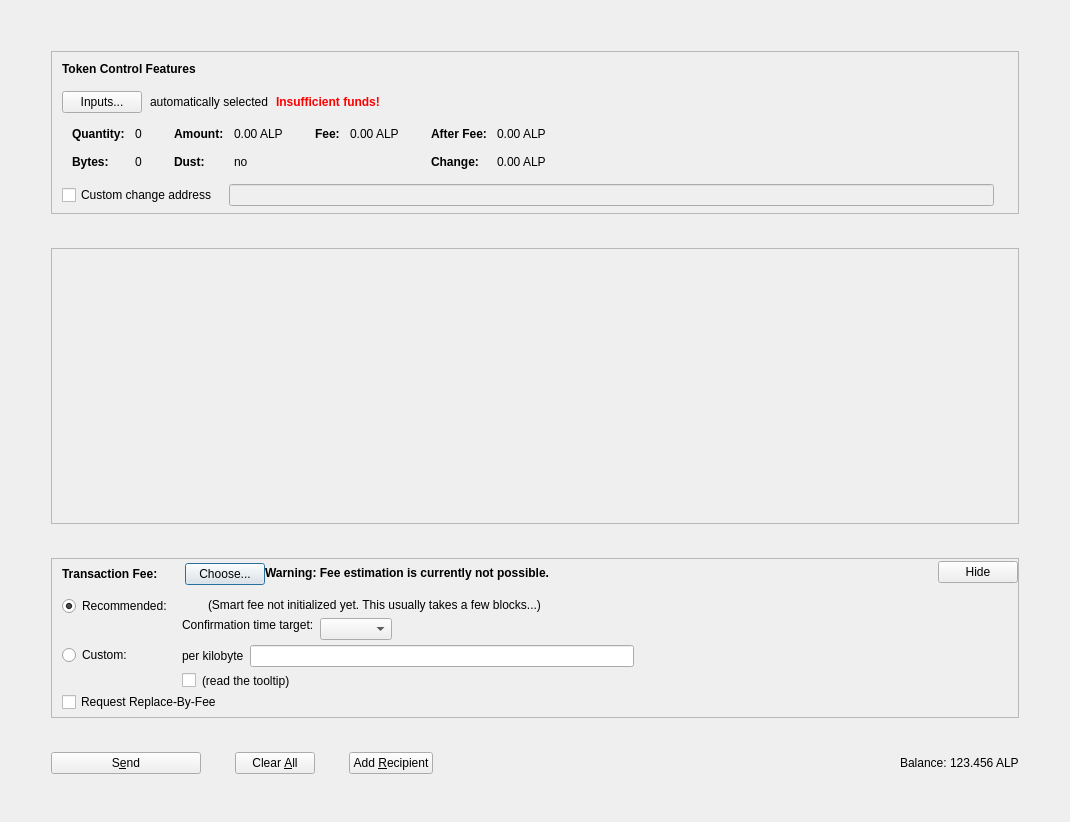
<?xml version="1.0" encoding="UTF-8"?>
<ui version="4.0">
 <class>TokensDialog</class>
 <widget class="QDialog" name="TokensDialog">
  <property name="geometry">
   <rect>
    <x>0</x>
    <y>0</y>
    <width>1070</width>
    <height>822</height>
   </rect>
  </property>
  <property name="windowTitle">
   <string>Send Coins</string>
  </property>
  <layout class="QVBoxLayout" name="verticalLayout" stretch="0">
   <property name="bottomMargin">
    <number>8</number>
   </property>
   <item>
    <layout class="QVBoxLayout" name="verticalLayout_3">
     <property name="spacing">
      <number>34</number>
     </property>
     <property name="leftMargin">
      <number>40</number>
     </property>
     <property name="topMargin">
      <number>40</number>
     </property>
     <property name="rightMargin">
      <number>40</number>
     </property>
     <property name="bottomMargin">
      <number>40</number>
     </property>
     <item>
      <widget class="QFrame" name="frameTokenControl">
       <property name="sizePolicy">
        <sizepolicy hsizetype="Expanding" vsizetype="Fixed">
         <horstretch>0</horstretch>
         <verstretch>0</verstretch>
        </sizepolicy>
       </property>
       <property name="maximumSize">
        <size>
         <width>16777215</width>
         <height>16777215</height>
        </size>
       </property>
       <property name="frameShape">
        <enum>QFrame::StyledPanel</enum>
       </property>
       <property name="frameShadow">
        <enum>QFrame::Sunken</enum>
       </property>
       <layout class="QVBoxLayout" name="verticalLayoutTokenControl2">
        <property name="spacing">
         <number>0</number>
        </property>
        <property name="leftMargin">
         <number>0</number>
        </property>
        <property name="topMargin">
         <number>0</number>
        </property>
        <property name="rightMargin">
         <number>0</number>
        </property>
        <property name="bottomMargin">
         <number>6</number>
        </property>
        <item>
         <layout class="QVBoxLayout" name="verticalLayoutTokenControl" stretch="0,0,0,0,1">
          <property name="spacing">
           <number>0</number>
          </property>
          <property name="leftMargin">
           <number>10</number>
          </property>
          <property name="topMargin">
           <number>10</number>
          </property>
          <item>
           <layout class="QHBoxLayout" name="horizontalLayoutTokenControl1">
            <property name="bottomMargin">
             <number>15</number>
            </property>
            <item>
             <widget class="QLabel" name="labelTokenControlFeatures">
              <property name="sizePolicy">
               <sizepolicy hsizetype="Preferred" vsizetype="Maximum">
                <horstretch>0</horstretch>
                <verstretch>0</verstretch>
               </sizepolicy>
              </property>
              <property name="font">
               <font>
                <weight>75</weight>
                <bold>true</bold>
               </font>
              </property>
              <property name="styleSheet">
               <string notr="true">font-weight:bold;</string>
              </property>
              <property name="text">
               <string>Token Control Features</string>
              </property>
             </widget>
            </item>
           </layout>
          </item>
          <item>
           <layout class="QHBoxLayout" name="horizontalLayoutTokenControl2" stretch="0,0,0,0">
            <property name="spacing">
             <number>8</number>
            </property>
            <property name="bottomMargin">
             <number>10</number>
            </property>
            <item>
             <widget class="QPushButton" name="pushButtonTokenControl">
              <property name="styleSheet">
               <string notr="true"/>
              </property>
              <property name="text">
               <string>Inputs...</string>
              </property>
              <property name="autoDefault">
               <bool>false</bool>
              </property>
             </widget>
            </item>
            <item>
             <widget class="QLabel" name="labelTokenControlAutomaticallySelected">
              <property name="text">
               <string>automatically selected</string>
              </property>
              <property name="margin">
               <number>5</number>
              </property>
             </widget>
            </item>
            <item>
             <widget class="QLabel" name="labelTokenControlInsuffFunds">
              <property name="font">
               <font>
                <weight>75</weight>
                <bold>true</bold>
               </font>
              </property>
              <property name="styleSheet">
               <string notr="true">color:red;font-weight:bold;</string>
              </property>
              <property name="text">
               <string>Insufficient funds!</string>
              </property>
              <property name="margin">
               <number>5</number>
              </property>
             </widget>
            </item>
            <item>
             <spacer name="horizontalSpacerTokenControl">
              <property name="orientation">
               <enum>Qt::Horizontal</enum>
              </property>
              <property name="sizeHint" stdset="0">
               <size>
                <width>40</width>
                <height>1</height>
               </size>
              </property>
             </spacer>
            </item>
           </layout>
          </item>
          <item>
           <widget class="QWidget" name="widgetTokenControl" native="true">
            <property name="sizePolicy">
             <sizepolicy hsizetype="Preferred" vsizetype="Preferred">
              <horstretch>0</horstretch>
              <verstretch>0</verstretch>
             </sizepolicy>
            </property>
            <property name="minimumSize">
             <size>
              <width>0</width>
              <height>0</height>
             </size>
            </property>
            <property name="styleSheet">
             <string notr="true"/>
            </property>
            <layout class="QHBoxLayout" name="horizontalLayoutTokenControl5">
             <property name="leftMargin">
              <number>0</number>
             </property>
             <property name="topMargin">
              <number>0</number>
             </property>
             <property name="rightMargin">
              <number>0</number>
             </property>
             <property name="bottomMargin">
              <number>0</number>
             </property>
             <item>
              <layout class="QHBoxLayout" name="horizontalLayoutTokenControl3" stretch="0,0,0,1">
               <property name="spacing">
                <number>20</number>
               </property>
               <property name="topMargin">
                <number>0</number>
               </property>
               <property name="bottomMargin">
                <number>10</number>
               </property>
               <item>
                <layout class="QFormLayout" name="formLayoutTokenControl1">
                 <property name="horizontalSpacing">
                  <number>10</number>
                 </property>
                 <property name="verticalSpacing">
                  <number>14</number>
                 </property>
                 <property name="leftMargin">
                  <number>10</number>
                 </property>
                 <property name="topMargin">
                  <number>4</number>
                 </property>
                 <property name="rightMargin">
                  <number>6</number>
                 </property>
                 <item row="0" column="0">
                  <widget class="QLabel" name="labelTokenControlQuantityText">
                   <property name="font">
                    <font>
                     <weight>75</weight>
                     <bold>true</bold>
                    </font>
                   </property>
                   <property name="text">
                    <string>Quantity:</string>
                   </property>
                   <property name="margin">
                    <number>0</number>
                   </property>
                  </widget>
                 </item>
                 <item row="0" column="1">
                  <widget class="QLabel" name="labelTokenControlQuantity">
                   <property name="cursor">
                    <cursorShape>IBeamCursor</cursorShape>
                   </property>
                   <property name="contextMenuPolicy">
                    <enum>Qt::ActionsContextMenu</enum>
                   </property>
                   <property name="text">
                    <string notr="true">0</string>
                   </property>
                   <property name="margin">
                    <number>0</number>
                   </property>
                   <property name="textInteractionFlags">
                    <set>Qt::LinksAccessibleByMouse|Qt::TextSelectableByKeyboard|Qt::TextSelectableByMouse</set>
                   </property>
                  </widget>
                 </item>
                 <item row="1" column="0">
                  <widget class="QLabel" name="labelTokenControlBytesText">
                   <property name="font">
                    <font>
                     <weight>75</weight>
                     <bold>true</bold>
                    </font>
                   </property>
                   <property name="text">
                    <string>Bytes:</string>
                   </property>
                  </widget>
                 </item>
                 <item row="1" column="1">
                  <widget class="QLabel" name="labelTokenControlBytes">
                   <property name="cursor">
                    <cursorShape>IBeamCursor</cursorShape>
                   </property>
                   <property name="contextMenuPolicy">
                    <enum>Qt::ActionsContextMenu</enum>
                   </property>
                   <property name="text">
                    <string notr="true">0</string>
                   </property>
                   <property name="textInteractionFlags">
                    <set>Qt::LinksAccessibleByMouse|Qt::TextSelectableByKeyboard|Qt::TextSelectableByMouse</set>
                   </property>
                  </widget>
                 </item>
                </layout>
               </item>
               <item>
                <layout class="QFormLayout" name="formLayoutTokenControl2">
                 <property name="horizontalSpacing">
                  <number>10</number>
                 </property>
                 <property name="verticalSpacing">
                  <number>14</number>
                 </property>
                 <property name="leftMargin">
                  <number>6</number>
                 </property>
                 <property name="topMargin">
                  <number>4</number>
                 </property>
                 <property name="rightMargin">
                  <number>6</number>
                 </property>
                 <item row="0" column="0">
                  <widget class="QLabel" name="labelTokenControlAmountText">
                   <property name="font">
                    <font>
                     <weight>75</weight>
                     <bold>true</bold>
                    </font>
                   </property>
                   <property name="text">
                    <string>Amount:</string>
                   </property>
                   <property name="margin">
                    <number>0</number>
                   </property>
                  </widget>
                 </item>
                 <item row="0" column="1">
                  <widget class="QLabel" name="labelTokenControlAmount">
                   <property name="cursor">
                    <cursorShape>IBeamCursor</cursorShape>
                   </property>
                   <property name="contextMenuPolicy">
                    <enum>Qt::ActionsContextMenu</enum>
                   </property>
                   <property name="text">
                    <string notr="true">0.00 ALP</string>
                   </property>
                   <property name="textInteractionFlags">
                    <set>Qt::LinksAccessibleByMouse|Qt::TextSelectableByKeyboard|Qt::TextSelectableByMouse</set>
                   </property>
                  </widget>
                 </item>
                 <item row="1" column="0">
                  <widget class="QLabel" name="labelTokenControlLowOutputText">
                   <property name="font">
                    <font>
                     <weight>75</weight>
                     <bold>true</bold>
                    </font>
                   </property>
                   <property name="text">
                    <string>Dust:</string>
                   </property>
                  </widget>
                 </item>
                 <item row="1" column="1">
                  <widget class="QLabel" name="labelTokenControlLowOutput">
                   <property name="cursor">
                    <cursorShape>IBeamCursor</cursorShape>
                   </property>
                   <property name="contextMenuPolicy">
                    <enum>Qt::ActionsContextMenu</enum>
                   </property>
                   <property name="text">
                    <string notr="true">no</string>
                   </property>
                   <property name="textInteractionFlags">
                    <set>Qt::LinksAccessibleByMouse|Qt::TextSelectableByKeyboard|Qt::TextSelectableByMouse</set>
                   </property>
                  </widget>
                 </item>
                </layout>
               </item>
               <item>
                <layout class="QFormLayout" name="formLayoutTokenControl3">
                 <property name="horizontalSpacing">
                  <number>10</number>
                 </property>
                 <property name="verticalSpacing">
                  <number>14</number>
                 </property>
                 <property name="leftMargin">
                  <number>6</number>
                 </property>
                 <property name="topMargin">
                  <number>4</number>
                 </property>
                 <property name="rightMargin">
                  <number>6</number>
                 </property>
                 <item row="0" column="0">
                  <widget class="QLabel" name="labelTokenControlFeeText">
                   <property name="font">
                    <font>
                     <weight>75</weight>
                     <bold>true</bold>
                    </font>
                   </property>
                   <property name="text">
                    <string>Fee:</string>
                   </property>
                   <property name="margin">
                    <number>0</number>
                   </property>
                  </widget>
                 </item>
                 <item row="0" column="1">
                  <widget class="QLabel" name="labelTokenControlFee">
                   <property name="cursor">
                    <cursorShape>IBeamCursor</cursorShape>
                   </property>
                   <property name="contextMenuPolicy">
                    <enum>Qt::ActionsContextMenu</enum>
                   </property>
                   <property name="text">
                    <string notr="true">0.00 ALP</string>
                   </property>
                   <property name="textInteractionFlags">
                    <set>Qt::LinksAccessibleByMouse|Qt::TextSelectableByKeyboard|Qt::TextSelectableByMouse</set>
                   </property>
                  </widget>
                 </item>
                </layout>
               </item>
               <item>
                <layout class="QFormLayout" name="formLayoutTokenControl4">
                 <property name="horizontalSpacing">
                  <number>10</number>
                 </property>
                 <property name="verticalSpacing">
                  <number>14</number>
                 </property>
                 <property name="leftMargin">
                  <number>6</number>
                 </property>
                 <property name="topMargin">
                  <number>4</number>
                 </property>
                 <property name="rightMargin">
                  <number>6</number>
                 </property>
                 <item row="0" column="0">
                  <widget class="QLabel" name="labelTokenControlAfterFeeText">
                   <property name="font">
                    <font>
                     <weight>75</weight>
                     <bold>true</bold>
                    </font>
                   </property>
                   <property name="text">
                    <string>After Fee:</string>
                   </property>
                   <property name="margin">
                    <number>0</number>
                   </property>
                  </widget>
                 </item>
                 <item row="0" column="1">
                  <widget class="QLabel" name="labelTokenControlAfterFee">
                   <property name="cursor">
                    <cursorShape>IBeamCursor</cursorShape>
                   </property>
                   <property name="contextMenuPolicy">
                    <enum>Qt::ActionsContextMenu</enum>
                   </property>
                   <property name="text">
                    <string notr="true">0.00 ALP</string>
                   </property>
                   <property name="textInteractionFlags">
                    <set>Qt::LinksAccessibleByMouse|Qt::TextSelectableByKeyboard|Qt::TextSelectableByMouse</set>
                   </property>
                  </widget>
                 </item>
                 <item row="1" column="0">
                  <widget class="QLabel" name="labelTokenControlChangeText">
                   <property name="font">
                    <font>
                     <weight>75</weight>
                     <bold>true</bold>
                    </font>
                   </property>
                   <property name="text">
                    <string>Change:</string>
                   </property>
                  </widget>
                 </item>
                 <item row="1" column="1">
                  <widget class="QLabel" name="labelTokenControlChange">
                   <property name="cursor">
                    <cursorShape>IBeamCursor</cursorShape>
                   </property>
                   <property name="contextMenuPolicy">
                    <enum>Qt::ActionsContextMenu</enum>
                   </property>
                   <property name="text">
                    <string notr="true">0.00 ALP</string>
                   </property>
                   <property name="textInteractionFlags">
                    <set>Qt::LinksAccessibleByMouse|Qt::TextSelectableByKeyboard|Qt::TextSelectableByMouse</set>
                   </property>
                  </widget>
                 </item>
                </layout>
               </item>
              </layout>
             </item>
            </layout>
           </widget>
          </item>
          <item>
           <layout class="QHBoxLayout" name="horizontalLayoutTokenControl4" stretch="0,0,0">
            <property name="spacing">
             <number>12</number>
            </property>
            <property name="sizeConstraint">
             <enum>QLayout::SetDefaultConstraint</enum>
            </property>
            <property name="topMargin">
             <number>5</number>
            </property>
            <property name="rightMargin">
             <number>5</number>
            </property>
            <item>
             <widget class="QCheckBox" name="checkBoxTokenControlChange">
              <property name="toolTip">
               <string>If this is activated, but the change address is empty or invalid, change will be sent to a newly generated address.</string>
              </property>
              <property name="text">
               <string>Custom change address</string>
              </property>
             </widget>
            </item>
            <item>
             <widget class="QValidatedLineEdit" name="lineEditTokenControlChange">
              <property name="enabled">
               <bool>false</bool>
              </property>
              <property name="sizePolicy">
               <sizepolicy hsizetype="Expanding" vsizetype="Fixed">
                <horstretch>0</horstretch>
                <verstretch>0</verstretch>
               </sizepolicy>
              </property>
             </widget>
            </item>
            <item>
             <widget class="QLabel" name="labelTokenControlChangeLabel">
              <property name="sizePolicy">
               <sizepolicy hsizetype="Preferred" vsizetype="Expanding">
                <horstretch>0</horstretch>
                <verstretch>0</verstretch>
               </sizepolicy>
              </property>
              <property name="minimumSize">
               <size>
                <width>0</width>
                <height>0</height>
               </size>
              </property>
              <property name="text">
               <string/>
              </property>
              <property name="margin">
               <number>3</number>
              </property>
             </widget>
            </item>
           </layout>
          </item>
          <item>
           <spacer name="verticalSpacerTokenControl">
            <property name="orientation">
             <enum>Qt::Vertical</enum>
            </property>
            <property name="sizeHint" stdset="0">
             <size>
              <width>800</width>
              <height>1</height>
             </size>
            </property>
           </spacer>
          </item>
         </layout>
        </item>
       </layout>
      </widget>
     </item>
     <item>
      <widget class="QScrollArea" name="scrollArea">
       <property name="widgetResizable">
        <bool>true</bool>
       </property>
       <widget class="QWidget" name="scrollAreaWidgetContents">
        <property name="geometry">
         <rect>
          <x>0</x>
          <y>0</y>
          <width>964</width>
          <height>165</height>
         </rect>
        </property>
        <layout class="QVBoxLayout" name="verticalLayout_2" stretch="0,1">
         <property name="leftMargin">
          <number>0</number>
         </property>
         <property name="topMargin">
          <number>0</number>
         </property>
         <property name="rightMargin">
          <number>0</number>
         </property>
         <property name="bottomMargin">
          <number>0</number>
         </property>
         <item>
          <layout class="QVBoxLayout" name="entries">
           <property name="spacing">
            <number>6</number>
           </property>
          </layout>
         </item>
         <item>
          <spacer name="verticalSpacer">
           <property name="orientation">
            <enum>Qt::Vertical</enum>
           </property>
           <property name="sizeHint" stdset="0">
            <size>
             <width>20</width>
             <height>40</height>
            </size>
           </property>
          </spacer>
         </item>
        </layout>
       </widget>
      </widget>
     </item>
     <item>
      <widget class="QFrame" name="frameFee">
       <property name="sizePolicy">
        <sizepolicy hsizetype="Expanding" vsizetype="Fixed">
         <horstretch>0</horstretch>
         <verstretch>0</verstretch>
        </sizepolicy>
       </property>
       <property name="maximumSize">
        <size>
         <width>16777215</width>
         <height>16777215</height>
        </size>
       </property>
       <property name="frameShape">
        <enum>QFrame::StyledPanel</enum>
       </property>
       <property name="frameShadow">
        <enum>QFrame::Sunken</enum>
       </property>
       <layout class="QVBoxLayout" name="verticalLayoutFee1">
        <property name="spacing">
         <number>0</number>
        </property>
        <property name="leftMargin">
         <number>0</number>
        </property>
        <property name="topMargin">
         <number>0</number>
        </property>
        <property name="rightMargin">
         <number>0</number>
        </property>
        <property name="bottomMargin">
         <number>0</number>
        </property>
        <item>
         <layout class="QVBoxLayout" name="verticalLayoutFee2" stretch="0,0,0">
          <property name="spacing">
           <number>0</number>
          </property>
          <property name="leftMargin">
           <number>10</number>
          </property>
          <property name="topMargin">
           <number>0</number>
          </property>
          <item>
           <layout class="QHBoxLayout" name="horizontalLayoutFee1">
            <property name="bottomMargin">
             <number>0</number>
            </property>
            <item>
             <layout class="QVBoxLayout" name="verticalLayoutFee7">
              <property name="spacing">
               <number>0</number>
              </property>
              <item>
               <spacer name="verticalSpacerSmartFee">
                <property name="orientation">
                 <enum>Qt::Vertical</enum>
                </property>
                <property name="sizeType">
                 <enum>QSizePolicy::Fixed</enum>
                </property>
                <property name="sizeHint" stdset="0">
                 <size>
                  <width>1</width>
                  <height>4</height>
                 </size>
                </property>
               </spacer>
              </item>
              <item>
               <layout class="QHBoxLayout" name="horizontalLayoutSmartFee">
                <property name="spacing">
                 <number>10</number>
                </property>
                <item>
                 <widget class="QLabel" name="labelFeeHeadline">
                  <property name="sizePolicy">
                   <sizepolicy hsizetype="Preferred" vsizetype="Maximum">
                    <horstretch>0</horstretch>
                    <verstretch>0</verstretch>
                   </sizepolicy>
                  </property>
                  <property name="font">
                   <font>
                    <weight>75</weight>
                    <bold>true</bold>
                   </font>
                  </property>
                  <property name="styleSheet">
                   <string notr="true">font-weight:bold;</string>
                  </property>
                  <property name="text">
                   <string>Transaction Fee:</string>
                  </property>
                 </widget>
                </item>
                <item>
                 <widget class="QLabel" name="labelFeeMinimized">
                  <property name="text">
                   <string/>
                  </property>
                 </widget>
                </item>
                <item>
                 <widget class="QPushButton" name="buttonChooseFee">
                  <property name="text">
                   <string>Choose...</string>
                  </property>
                 </widget>
                </item>
               </layout>
              </item>
              <item>
               <spacer name="verticalSpacer_5">
                <property name="orientation">
                 <enum>Qt::Vertical</enum>
                </property>
                <property name="sizeHint" stdset="0">
                 <size>
                  <width>1</width>
                  <height>1</height>
                 </size>
                </property>
               </spacer>
              </item>
             </layout>
            </item>
            <item>
             <widget class="QLabel" name="fallbackFeeWarningLabel">
              <property name="font">
               <font>
                <weight>75</weight>
                <bold>true</bold>
               </font>
              </property>
              <property name="toolTip">
               <string>Using the fallbackfee can result in sending a transaction that will take several hours or days (or never) to confirm. Consider choosing your fee manually or wait until you have validated the complete chain.</string>
              </property>
              <property name="text">
               <string>Warning: Fee estimation is currently not possible.</string>
              </property>
              <property name="wordWrap">
               <bool>false</bool>
              </property>
             </widget>
            </item>
            <item>
             <spacer name="horizontalSpacer_4">
              <property name="orientation">
               <enum>Qt::Horizontal</enum>
              </property>
              <property name="sizeType">
               <enum>QSizePolicy::MinimumExpanding</enum>
              </property>
              <property name="sizeHint" stdset="0">
               <size>
                <width>40</width>
                <height>20</height>
               </size>
              </property>
             </spacer>
            </item>
            <item>
             <widget class="QPushButton" name="buttonMinimizeFee">
              <property name="toolTip">
               <string>collapse fee-settings</string>
              </property>
              <property name="text">
               <string>Hide</string>
              </property>
             </widget>
            </item>
           </layout>
          </item>
          <item>
           <widget class="QFrame" name="frameFeeSelection">
            <layout class="QVBoxLayout" name="verticalLayoutFee12">
             <property name="spacing">
              <number>0</number>
             </property>
             <property name="leftMargin">
              <number>0</number>
             </property>
             <property name="topMargin">
              <number>0</number>
             </property>
             <property name="rightMargin">
              <number>0</number>
             </property>
             <property name="bottomMargin">
              <number>0</number>
             </property>
             <item>
              <layout class="QGridLayout" name="gridLayoutFee">
               <property name="topMargin">
                <number>10</number>
               </property>
               <property name="bottomMargin">
                <number>4</number>
               </property>
               <property name="horizontalSpacing">
                <number>10</number>
               </property>
               <property name="verticalSpacing">
                <number>4</number>
               </property>
               <item row="1" column="1">
                <layout class="QVBoxLayout" name="verticalLayoutFee8">
                 <property name="spacing">
                  <number>6</number>
                 </property>
                 <item>
                  <layout class="QHBoxLayout" name="horizontalLayoutFee13">
                   <item>
                    <widget class="QLabel" name="labelCustomPerKilobyte">
                     <property name="toolTip">
                      <string>If the custom fee is set to 1000 satoshis and the transaction is only 250 bytes, then &quot;per kilobyte&quot; only pays 250 satoshis in fee, while &quot;total at least&quot; pays 1000 satoshis. For transactions bigger than a kilobyte both pay by kilobyte.</string>
                     </property>
                     <property name="text">
                      <string>per kilobyte</string>
                     </property>
                    </widget>
                   </item>
                   <item>
                    <widget class="AlphaconAmountField" name="customFee"/>
                   </item>
                   <item>
                    <spacer name="horizontalSpacer_6">
                     <property name="orientation">
                      <enum>Qt::Horizontal</enum>
                     </property>
                     <property name="sizeHint" stdset="0">
                      <size>
                       <width>1</width>
                       <height>1</height>
                      </size>
                     </property>
                    </spacer>
                   </item>
                  </layout>
                 </item>
                 <item>
                  <layout class="QHBoxLayout" name="horizontalLayoutFee8">
                   <item>
                    <widget class="QCheckBox" name="checkBoxMinimumFee">
                     <property name="toolTip">
                      <string>Paying only the minimum fee is just fine as long as there is less transaction volume than space in the blocks. But be aware that this can end up in a never confirming transaction once there is more demand for alphacon transactions than the network can process.</string>
                     </property>
                     <property name="text">
                      <string/>
                     </property>
                    </widget>
                   </item>
                   <item>
                    <widget class="QLabel" name="labelMinFeeWarning">
                     <property name="enabled">
                      <bool>true</bool>
                     </property>
                     <property name="toolTip">
                      <string>Paying only the minimum fee is just fine as long as there is less transaction volume than space in the blocks. But be aware that this can end up in a never confirming transaction once there is more demand for alphacon transactions than the network can process.</string>
                     </property>
                     <property name="text">
                      <string>(read the tooltip)</string>
                     </property>
                     <property name="margin">
                      <number>5</number>
                     </property>
                    </widget>
                   </item>
                   <item>
                    <spacer name="horizontalSpacer_2">
                     <property name="orientation">
                      <enum>Qt::Horizontal</enum>
                     </property>
                     <property name="sizeHint" stdset="0">
                      <size>
                       <width>1</width>
                       <height>1</height>
                      </size>
                     </property>
                    </spacer>
                   </item>
                  </layout>
                 </item>
                </layout>
               </item>
               <item row="0" column="0">
                <layout class="QVBoxLayout" name="verticalLayoutFee4" stretch="0,1">
                 <item>
                  <widget class="QRadioButton" name="radioSmartFee">
                   <property name="text">
                    <string>Recommended:</string>
                   </property>
                   <property name="checked">
                    <bool>true</bool>
                   </property>
                   <attribute name="buttonGroup">
                    <string notr="true">groupFee</string>
                   </attribute>
                  </widget>
                 </item>
                 <item>
                  <spacer name="verticalSpacer_2">
                   <property name="orientation">
                    <enum>Qt::Vertical</enum>
                   </property>
                   <property name="sizeHint" stdset="0">
                    <size>
                     <width>1</width>
                     <height>1</height>
                    </size>
                   </property>
                  </spacer>
                 </item>
                </layout>
               </item>
               <item row="1" column="0">
                <layout class="QVBoxLayout" name="verticalLayoutFee9" stretch="0,1">
                 <item>
                  <widget class="QRadioButton" name="radioCustomFee">
                   <property name="text">
                    <string>Custom:</string>
                   </property>
                   <attribute name="buttonGroup">
                    <string notr="true">groupFee</string>
                   </attribute>
                  </widget>
                 </item>
                 <item>
                  <spacer name="verticalSpacer_6">
                   <property name="orientation">
                    <enum>Qt::Vertical</enum>
                   </property>
                   <property name="sizeHint" stdset="0">
                    <size>
                     <width>1</width>
                     <height>1</height>
                    </size>
                   </property>
                  </spacer>
                 </item>
                </layout>
               </item>
               <item row="0" column="1">
                <layout class="QVBoxLayout" name="verticalLayoutFee3" stretch="0,0,1">
                 <property name="spacing">
                  <number>6</number>
                 </property>
                 <property name="topMargin">
                  <number>2</number>
                 </property>
                 <item>
                  <layout class="QHBoxLayout" name="horizontalLayoutFee12">
                   <item>
                    <widget class="QLabel" name="labelSmartFee">
                     <property name="text">
                      <string/>
                     </property>
                     <property name="margin">
                      <number>2</number>
                     </property>
                    </widget>
                   </item>
                   <item>
                    <widget class="QLabel" name="labelFeeEstimation">
                     <property name="text">
                      <string/>
                     </property>
                    </widget>
                   </item>
                   <item>
                    <widget class="QLabel" name="labelSmartFee2">
                     <property name="text">
                      <string>(Smart fee not initialized yet. This usually takes a few blocks...)</string>
                     </property>
                     <property name="margin">
                      <number>2</number>
                     </property>
                    </widget>
                   </item>
                   <item>
                    <spacer name="horizontalSpacer_5">
                     <property name="orientation">
                      <enum>Qt::Horizontal</enum>
                     </property>
                     <property name="sizeHint" stdset="0">
                      <size>
                       <width>1</width>
                       <height>1</height>
                      </size>
                     </property>
                    </spacer>
                   </item>
                  </layout>
                 </item>
                 <item>
                  <layout class="QHBoxLayout" name="horizontalLayoutFee9">
                   <item>
                    <layout class="QVBoxLayout" name="verticalLayoutFee6">
                     <item>
                      <widget class="QLabel" name="labelSmartFee3">
                       <property name="text">
                        <string>Confirmation time target:</string>
                       </property>
                       <property name="margin">
                        <number>2</number>
                       </property>
                      </widget>
                     </item>
                     <item>
                      <spacer name="verticalSpacer_3">
                       <property name="orientation">
                        <enum>Qt::Vertical</enum>
                       </property>
                       <property name="sizeHint" stdset="0">
                        <size>
                         <width>1</width>
                         <height>1</height>
                        </size>
                       </property>
                      </spacer>
                     </item>
                    </layout>
                   </item>
                   <item>
                    <layout class="QVBoxLayout" name="verticalLayoutFee5">
                     <property name="rightMargin">
                      <number>30</number>
                     </property>
                     <item>
                      <layout class="QHBoxLayout" name="horizontalLayoutConfTarget">
                       <property name="bottomMargin">
                        <number>0</number>
                       </property>
                       <item>
                        <widget class="QComboBox" name="confTargetSelector"/>
                       </item>
                       <item>
                        <spacer name="horizontalSpacerConfTarget">
                         <property name="orientation">
                          <enum>Qt::Horizontal</enum>
                         </property>
                         <property name="sizeHint" stdset="0">
                          <size>
                           <width>40</width>
                           <height>20</height>
                          </size>
                         </property>
                        </spacer>
                       </item>
                      </layout>
                     </item>
                    </layout>
                   </item>
                  </layout>
                 </item>
                 <item>
                  <spacer name="verticalSpacer_4">
                   <property name="orientation">
                    <enum>Qt::Vertical</enum>
                   </property>
                   <property name="sizeHint" stdset="0">
                    <size>
                     <width>1</width>
                     <height>1</height>
                    </size>
                   </property>
                  </spacer>
                 </item>
                </layout>
               </item>
              </layout>
             </item>
             <item>
              <widget class="QCheckBox" name="optInRBF">
               <property name="toolTip">
                <string>Indicates that the sender may wish to replace this transaction with a new one paying higher fees (prior to being confirmed).</string>
               </property>
               <property name="text">
                <string>Request Replace-By-Fee</string>
               </property>
              </widget>
             </item>
            </layout>
           </widget>
          </item>
          <item>
           <spacer name="verticalSpacerFee">
            <property name="orientation">
             <enum>Qt::Vertical</enum>
            </property>
            <property name="sizeHint" stdset="0">
             <size>
              <width>40</width>
              <height>5</height>
             </size>
            </property>
           </spacer>
          </item>
         </layout>
        </item>
       </layout>
      </widget>
     </item>
     <item>
      <layout class="QHBoxLayout" name="horizontalLayout">
       <item>
        <widget class="QPushButton" name="sendButton">
         <property name="minimumSize">
          <size>
           <width>150</width>
           <height>0</height>
          </size>
         </property>
         <property name="toolTip">
          <string>Confirm the send action</string>
         </property>
         <property name="text">
          <string>S&amp;end</string>
         </property>
         <property name="icon">
          <iconset resource="../alphacon.qrc">
           <normaloff>:/icons/send</normaloff>:/icons/send</iconset>
         </property>
         <property name="autoDefault">
          <bool>false</bool>
         </property>
         <property name="default">
          <bool>false</bool>
         </property>
        </widget>
       </item>
       <item>
        <widget class="QPushButton" name="clearButton">
         <property name="sizePolicy">
          <sizepolicy hsizetype="Minimum" vsizetype="Fixed">
           <horstretch>0</horstretch>
           <verstretch>0</verstretch>
          </sizepolicy>
         </property>
         <property name="toolTip">
          <string>Clear all fields of the form.</string>
         </property>
         <property name="text">
          <string>Clear &amp;All</string>
         </property>
         <property name="icon">
          <iconset resource="../alphacon.qrc">
           <normaloff>:/icons/remove</normaloff>:/icons/remove</iconset>
         </property>
         <property name="autoDefault">
          <bool>false</bool>
         </property>
        </widget>
       </item>
       <item>
        <widget class="QPushButton" name="addButton">
         <property name="toolTip">
          <string>Send to multiple recipients at once</string>
         </property>
         <property name="text">
          <string>Add &amp;Recipient</string>
         </property>
         <property name="icon">
          <iconset resource="../alphacon.qrc">
           <normaloff>:/icons/add</normaloff>:/icons/add</iconset>
         </property>
         <property name="autoDefault">
          <bool>false</bool>
         </property>
        </widget>
       </item>
       <item>
        <spacer name="horizontalSpacer">
         <property name="orientation">
          <enum>Qt::Horizontal</enum>
         </property>
         <property name="sizeHint" stdset="0">
          <size>
           <width>40</width>
           <height>20</height>
          </size>
         </property>
        </spacer>
       </item>
       <item>
        <layout class="QHBoxLayout" name="horizontalLayout_2">
         <property name="spacing">
          <number>3</number>
         </property>
         <item>
          <widget class="QLabel" name="label">
           <property name="sizePolicy">
            <sizepolicy hsizetype="Preferred" vsizetype="Fixed">
             <horstretch>0</horstretch>
             <verstretch>0</verstretch>
            </sizepolicy>
           </property>
           <property name="text">
            <string>Balance:</string>
           </property>
          </widget>
         </item>
         <item>
          <widget class="QLabel" name="labelBalance">
           <property name="sizePolicy">
            <sizepolicy hsizetype="Preferred" vsizetype="Fixed">
             <horstretch>0</horstretch>
             <verstretch>0</verstretch>
            </sizepolicy>
           </property>
           <property name="cursor">
            <cursorShape>IBeamCursor</cursorShape>
           </property>
           <property name="text">
            <string notr="true">123.456 ALP</string>
           </property>
           <property name="textInteractionFlags">
            <set>Qt::LinksAccessibleByMouse|Qt::TextSelectableByKeyboard|Qt::TextSelectableByMouse</set>
           </property>
          </widget>
         </item>
        </layout>
       </item>
      </layout>
     </item>
    </layout>
   </item>
  </layout>
 </widget>
 <customwidgets>
  <customwidget>
   <class>QValidatedLineEdit</class>
   <extends>QLineEdit</extends>
   <header>qvalidatedlineedit.h</header>
  </customwidget>
  <customwidget>
   <class>AlphaconAmountField</class>
   <extends>QLineEdit</extends>
   <header>alphaconamountfield.h</header>
   <container>1</container>
  </customwidget>
 </customwidgets>
 <resources>
  <include location="../alphacon.qrc"/>
 </resources>
 <connections/>
 <buttongroups>
  <buttongroup name="groupFee"/>
 </buttongroups>
</ui>
